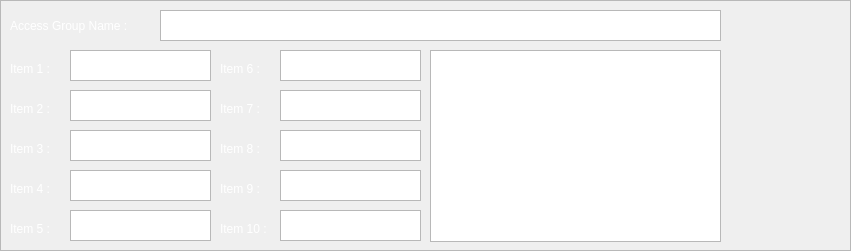
  <widget class="QFrame" name="frame">
   <property name="geometry">
    <rect>
     <x>160</x>
     <y>50</y>
     <width>851</width>
     <height>251</height>
    </rect>
   </property>
   <property name="frameShape">
    <enum>QFrame::StyledPanel</enum>
   </property>
   <property name="frameShadow">
    <enum>QFrame::Raised</enum>
   </property>
   <widget class="QLabel" name="label_3">
    <property name="geometry">
     <rect>
      <x>10</x>
      <y>10</y>
      <width>171</width>
      <height>31</height>
     </rect>
    </property>
    <property name="palette">
     <palette>
      <active>
       <colorrole role="WindowText">
        <brush brushstyle="SolidPattern">
         <color alpha="255">
          <red>255</red>
          <green>255</green>
          <blue>255</blue>
         </color>
        </brush>
       </colorrole>
       <colorrole role="Text">
        <brush brushstyle="SolidPattern">
         <color alpha="255">
          <red>255</red>
          <green>255</green>
          <blue>255</blue>
         </color>
        </brush>
       </colorrole>
       <colorrole role="ButtonText">
        <brush brushstyle="SolidPattern">
         <color alpha="255">
          <red>255</red>
          <green>255</green>
          <blue>255</blue>
         </color>
        </brush>
       </colorrole>
      </active>
      <inactive>
       <colorrole role="WindowText">
        <brush brushstyle="SolidPattern">
         <color alpha="255">
          <red>255</red>
          <green>255</green>
          <blue>255</blue>
         </color>
        </brush>
       </colorrole>
       <colorrole role="Text">
        <brush brushstyle="SolidPattern">
         <color alpha="255">
          <red>255</red>
          <green>255</green>
          <blue>255</blue>
         </color>
        </brush>
       </colorrole>
       <colorrole role="ButtonText">
        <brush brushstyle="SolidPattern">
         <color alpha="255">
          <red>255</red>
          <green>255</green>
          <blue>255</blue>
         </color>
        </brush>
       </colorrole>
      </inactive>
      <disabled>
       <colorrole role="WindowText">
        <brush brushstyle="SolidPattern">
         <color alpha="255">
          <red>190</red>
          <green>190</green>
          <blue>190</blue>
         </color>
        </brush>
       </colorrole>
       <colorrole role="Text">
        <brush brushstyle="SolidPattern">
         <color alpha="255">
          <red>190</red>
          <green>190</green>
          <blue>190</blue>
         </color>
        </brush>
       </colorrole>
       <colorrole role="ButtonText">
        <brush brushstyle="SolidPattern">
         <color alpha="255">
          <red>190</red>
          <green>190</green>
          <blue>190</blue>
         </color>
        </brush>
       </colorrole>
      </disabled>
     </palette>
    </property>
    <property name="text">
     <string>Access Group Name : </string>
    </property>
   </widget>
   <widget class="QPlainTextEdit" name="plainTextEdit">
    <property name="geometry">
     <rect>
      <x>160</x>
      <y>10</y>
      <width>561</width>
      <height>31</height>
     </rect>
    </property>
   </widget>
   <widget class="QLabel" name="label_4">
    <property name="geometry">
     <rect>
      <x>10</x>
      <y>60</y>
      <width>67</width>
      <height>17</height>
     </rect>
    </property>
    <property name="palette">
     <palette>
      <active>
       <colorrole role="WindowText">
        <brush brushstyle="SolidPattern">
         <color alpha="255">
          <red>255</red>
          <green>255</green>
          <blue>255</blue>
         </color>
        </brush>
       </colorrole>
       <colorrole role="Text">
        <brush brushstyle="SolidPattern">
         <color alpha="255">
          <red>255</red>
          <green>255</green>
          <blue>255</blue>
         </color>
        </brush>
       </colorrole>
       <colorrole role="ButtonText">
        <brush brushstyle="SolidPattern">
         <color alpha="255">
          <red>255</red>
          <green>255</green>
          <blue>255</blue>
         </color>
        </brush>
       </colorrole>
      </active>
      <inactive>
       <colorrole role="WindowText">
        <brush brushstyle="SolidPattern">
         <color alpha="255">
          <red>255</red>
          <green>255</green>
          <blue>255</blue>
         </color>
        </brush>
       </colorrole>
       <colorrole role="Text">
        <brush brushstyle="SolidPattern">
         <color alpha="255">
          <red>255</red>
          <green>255</green>
          <blue>255</blue>
         </color>
        </brush>
       </colorrole>
       <colorrole role="ButtonText">
        <brush brushstyle="SolidPattern">
         <color alpha="255">
          <red>255</red>
          <green>255</green>
          <blue>255</blue>
         </color>
        </brush>
       </colorrole>
      </inactive>
      <disabled>
       <colorrole role="WindowText">
        <brush brushstyle="SolidPattern">
         <color alpha="255">
          <red>190</red>
          <green>190</green>
          <blue>190</blue>
         </color>
        </brush>
       </colorrole>
       <colorrole role="Text">
        <brush brushstyle="SolidPattern">
         <color alpha="255">
          <red>190</red>
          <green>190</green>
          <blue>190</blue>
         </color>
        </brush>
       </colorrole>
       <colorrole role="ButtonText">
        <brush brushstyle="SolidPattern">
         <color alpha="255">
          <red>190</red>
          <green>190</green>
          <blue>190</blue>
         </color>
        </brush>
       </colorrole>
      </disabled>
     </palette>
    </property>
    <property name="text">
     <string>Item 1 : </string>
    </property>
   </widget>
   <widget class="QPlainTextEdit" name="plainTextEdit_2">
    <property name="geometry">
     <rect>
      <x>70</x>
      <y>50</y>
      <width>141</width>
      <height>31</height>
     </rect>
    </property>
   </widget>
   <widget class="QLabel" name="label_5">
    <property name="geometry">
     <rect>
      <x>10</x>
      <y>100</y>
      <width>67</width>
      <height>17</height>
     </rect>
    </property>
    <property name="palette">
     <palette>
      <active>
       <colorrole role="WindowText">
        <brush brushstyle="SolidPattern">
         <color alpha="255">
          <red>255</red>
          <green>255</green>
          <blue>255</blue>
         </color>
        </brush>
       </colorrole>
      </active>
      <inactive>
       <colorrole role="WindowText">
        <brush brushstyle="SolidPattern">
         <color alpha="255">
          <red>255</red>
          <green>255</green>
          <blue>255</blue>
         </color>
        </brush>
       </colorrole>
      </inactive>
      <disabled>
       <colorrole role="WindowText">
        <brush brushstyle="SolidPattern">
         <color alpha="255">
          <red>190</red>
          <green>190</green>
          <blue>190</blue>
         </color>
        </brush>
       </colorrole>
      </disabled>
     </palette>
    </property>
    <property name="text">
     <string>Item 2 : </string>
    </property>
   </widget>
   <widget class="QPlainTextEdit" name="plainTextEdit_3">
    <property name="geometry">
     <rect>
      <x>70</x>
      <y>90</y>
      <width>141</width>
      <height>31</height>
     </rect>
    </property>
   </widget>
   <widget class="QPlainTextEdit" name="plainTextEdit_4">
    <property name="geometry">
     <rect>
      <x>70</x>
      <y>130</y>
      <width>141</width>
      <height>31</height>
     </rect>
    </property>
   </widget>
   <widget class="QPlainTextEdit" name="plainTextEdit_5">
    <property name="geometry">
     <rect>
      <x>70</x>
      <y>170</y>
      <width>141</width>
      <height>31</height>
     </rect>
    </property>
   </widget>
   <widget class="QPlainTextEdit" name="plainTextEdit_6">
    <property name="geometry">
     <rect>
      <x>70</x>
      <y>210</y>
      <width>141</width>
      <height>31</height>
     </rect>
    </property>
   </widget>
   <widget class="QLabel" name="label_6">
    <property name="geometry">
     <rect>
      <x>10</x>
      <y>140</y>
      <width>67</width>
      <height>17</height>
     </rect>
    </property>
    <property name="palette">
     <palette>
      <active>
       <colorrole role="WindowText">
        <brush brushstyle="SolidPattern">
         <color alpha="255">
          <red>255</red>
          <green>255</green>
          <blue>255</blue>
         </color>
        </brush>
       </colorrole>
      </active>
      <inactive>
       <colorrole role="WindowText">
        <brush brushstyle="SolidPattern">
         <color alpha="255">
          <red>255</red>
          <green>255</green>
          <blue>255</blue>
         </color>
        </brush>
       </colorrole>
      </inactive>
      <disabled>
       <colorrole role="WindowText">
        <brush brushstyle="SolidPattern">
         <color alpha="255">
          <red>190</red>
          <green>190</green>
          <blue>190</blue>
         </color>
        </brush>
       </colorrole>
      </disabled>
     </palette>
    </property>
    <property name="text">
     <string>Item 3 :</string>
    </property>
   </widget>
   <widget class="QLabel" name="label_7">
    <property name="geometry">
     <rect>
      <x>10</x>
      <y>180</y>
      <width>67</width>
      <height>17</height>
     </rect>
    </property>
    <property name="palette">
     <palette>
      <active>
       <colorrole role="WindowText">
        <brush brushstyle="SolidPattern">
         <color alpha="255">
          <red>255</red>
          <green>255</green>
          <blue>255</blue>
         </color>
        </brush>
       </colorrole>
      </active>
      <inactive>
       <colorrole role="WindowText">
        <brush brushstyle="SolidPattern">
         <color alpha="255">
          <red>255</red>
          <green>255</green>
          <blue>255</blue>
         </color>
        </brush>
       </colorrole>
      </inactive>
      <disabled>
       <colorrole role="WindowText">
        <brush brushstyle="SolidPattern">
         <color alpha="255">
          <red>190</red>
          <green>190</green>
          <blue>190</blue>
         </color>
        </brush>
       </colorrole>
      </disabled>
     </palette>
    </property>
    <property name="text">
     <string>Item 4 : </string>
    </property>
   </widget>
   <widget class="QLabel" name="label_8">
    <property name="geometry">
     <rect>
      <x>10</x>
      <y>220</y>
      <width>67</width>
      <height>17</height>
     </rect>
    </property>
    <property name="palette">
     <palette>
      <active>
       <colorrole role="WindowText">
        <brush brushstyle="SolidPattern">
         <color alpha="255">
          <red>255</red>
          <green>255</green>
          <blue>255</blue>
         </color>
        </brush>
       </colorrole>
      </active>
      <inactive>
       <colorrole role="WindowText">
        <brush brushstyle="SolidPattern">
         <color alpha="255">
          <red>255</red>
          <green>255</green>
          <blue>255</blue>
         </color>
        </brush>
       </colorrole>
      </inactive>
      <disabled>
       <colorrole role="WindowText">
        <brush brushstyle="SolidPattern">
         <color alpha="255">
          <red>190</red>
          <green>190</green>
          <blue>190</blue>
         </color>
        </brush>
       </colorrole>
      </disabled>
     </palette>
    </property>
    <property name="text">
     <string>Item 5 : </string>
    </property>
   </widget>
   <widget class="QLabel" name="label_9">
    <property name="geometry">
     <rect>
      <x>220</x>
      <y>60</y>
      <width>67</width>
      <height>17</height>
     </rect>
    </property>
    <property name="palette">
     <palette>
      <active>
       <colorrole role="WindowText">
        <brush brushstyle="SolidPattern">
         <color alpha="255">
          <red>255</red>
          <green>255</green>
          <blue>255</blue>
         </color>
        </brush>
       </colorrole>
      </active>
      <inactive>
       <colorrole role="WindowText">
        <brush brushstyle="SolidPattern">
         <color alpha="255">
          <red>255</red>
          <green>255</green>
          <blue>255</blue>
         </color>
        </brush>
       </colorrole>
      </inactive>
      <disabled>
       <colorrole role="WindowText">
        <brush brushstyle="SolidPattern">
         <color alpha="255">
          <red>190</red>
          <green>190</green>
          <blue>190</blue>
         </color>
        </brush>
       </colorrole>
      </disabled>
     </palette>
    </property>
    <property name="frameShape">
     <enum>QFrame::NoFrame</enum>
    </property>
    <property name="text">
     <string>Item 6 : </string>
    </property>
   </widget>
   <widget class="QPlainTextEdit" name="plainTextEdit_7">
    <property name="geometry">
     <rect>
      <x>280</x>
      <y>50</y>
      <width>141</width>
      <height>31</height>
     </rect>
    </property>
   </widget>
   <widget class="QLabel" name="label_10">
    <property name="geometry">
     <rect>
      <x>220</x>
      <y>100</y>
      <width>67</width>
      <height>17</height>
     </rect>
    </property>
    <property name="palette">
     <palette>
      <active>
       <colorrole role="WindowText">
        <brush brushstyle="SolidPattern">
         <color alpha="255">
          <red>255</red>
          <green>255</green>
          <blue>255</blue>
         </color>
        </brush>
       </colorrole>
      </active>
      <inactive>
       <colorrole role="WindowText">
        <brush brushstyle="SolidPattern">
         <color alpha="255">
          <red>255</red>
          <green>255</green>
          <blue>255</blue>
         </color>
        </brush>
       </colorrole>
      </inactive>
      <disabled>
       <colorrole role="WindowText">
        <brush brushstyle="SolidPattern">
         <color alpha="255">
          <red>190</red>
          <green>190</green>
          <blue>190</blue>
         </color>
        </brush>
       </colorrole>
      </disabled>
     </palette>
    </property>
    <property name="text">
     <string>Item 7 : </string>
    </property>
   </widget>
   <widget class="QPlainTextEdit" name="plainTextEdit_8">
    <property name="geometry">
     <rect>
      <x>280</x>
      <y>90</y>
      <width>141</width>
      <height>31</height>
     </rect>
    </property>
   </widget>
   <widget class="QLabel" name="label_11">
    <property name="geometry">
     <rect>
      <x>220</x>
      <y>140</y>
      <width>67</width>
      <height>17</height>
     </rect>
    </property>
    <property name="palette">
     <palette>
      <active>
       <colorrole role="WindowText">
        <brush brushstyle="SolidPattern">
         <color alpha="255">
          <red>255</red>
          <green>255</green>
          <blue>255</blue>
         </color>
        </brush>
       </colorrole>
      </active>
      <inactive>
       <colorrole role="WindowText">
        <brush brushstyle="SolidPattern">
         <color alpha="255">
          <red>255</red>
          <green>255</green>
          <blue>255</blue>
         </color>
        </brush>
       </colorrole>
      </inactive>
      <disabled>
       <colorrole role="WindowText">
        <brush brushstyle="SolidPattern">
         <color alpha="255">
          <red>190</red>
          <green>190</green>
          <blue>190</blue>
         </color>
        </brush>
       </colorrole>
      </disabled>
     </palette>
    </property>
    <property name="text">
     <string>Item 8 : </string>
    </property>
   </widget>
   <widget class="QPlainTextEdit" name="plainTextEdit_9">
    <property name="geometry">
     <rect>
      <x>280</x>
      <y>130</y>
      <width>141</width>
      <height>31</height>
     </rect>
    </property>
   </widget>
   <widget class="QLabel" name="label_12">
    <property name="geometry">
     <rect>
      <x>220</x>
      <y>180</y>
      <width>61</width>
      <height>17</height>
     </rect>
    </property>
    <property name="palette">
     <palette>
      <active>
       <colorrole role="WindowText">
        <brush brushstyle="SolidPattern">
         <color alpha="255">
          <red>255</red>
          <green>255</green>
          <blue>255</blue>
         </color>
        </brush>
       </colorrole>
      </active>
      <inactive>
       <colorrole role="WindowText">
        <brush brushstyle="SolidPattern">
         <color alpha="255">
          <red>255</red>
          <green>255</green>
          <blue>255</blue>
         </color>
        </brush>
       </colorrole>
      </inactive>
      <disabled>
       <colorrole role="WindowText">
        <brush brushstyle="SolidPattern">
         <color alpha="255">
          <red>190</red>
          <green>190</green>
          <blue>190</blue>
         </color>
        </brush>
       </colorrole>
      </disabled>
     </palette>
    </property>
    <property name="text">
     <string>Item 9 : </string>
    </property>
   </widget>
   <widget class="QPlainTextEdit" name="plainTextEdit_10">
    <property name="geometry">
     <rect>
      <x>280</x>
      <y>170</y>
      <width>141</width>
      <height>31</height>
     </rect>
    </property>
   </widget>
   <widget class="QLabel" name="label_13">
    <property name="geometry">
     <rect>
      <x>220</x>
      <y>220</y>
      <width>67</width>
      <height>17</height>
     </rect>
    </property>
    <property name="palette">
     <palette>
      <active>
       <colorrole role="WindowText">
        <brush brushstyle="SolidPattern">
         <color alpha="255">
          <red>255</red>
          <green>255</green>
          <blue>255</blue>
         </color>
        </brush>
       </colorrole>
      </active>
      <inactive>
       <colorrole role="WindowText">
        <brush brushstyle="SolidPattern">
         <color alpha="255">
          <red>255</red>
          <green>255</green>
          <blue>255</blue>
         </color>
        </brush>
       </colorrole>
      </inactive>
      <disabled>
       <colorrole role="WindowText">
        <brush brushstyle="SolidPattern">
         <color alpha="255">
          <red>190</red>
          <green>190</green>
          <blue>190</blue>
         </color>
        </brush>
       </colorrole>
      </disabled>
     </palette>
    </property>
    <property name="text">
     <string>Item 10 : </string>
    </property>
   </widget>
   <widget class="QPlainTextEdit" name="plainTextEdit_11">
    <property name="geometry">
     <rect>
      <x>280</x>
      <y>210</y>
      <width>141</width>
      <height>31</height>
     </rect>
    </property>
   </widget>
   <widget class="QListView" name="listView">
    <property name="geometry">
     <rect>
      <x>430</x>
      <y>50</y>
      <width>291</width>
      <height>192</height>
     </rect>
    </property>
   </widget>
   <widget class="QPushButton" name="pushButton_50">
    <property name="geometry">
     <rect>
      <x>730</x>
      <y>10</y>
      <width>111</width>
      <height>91</height>
     </rect>
    </property>
    <property name="focusPolicy">
     <enum>Qt::NoFocus</enum>
    </property>
    <property name="text">
     <string/>
    </property>
    <property name="icon">
     <iconset>
      <normaloff>../build-aces-Desktop-Debug/icons/forward_button_gray.png</normaloff>../build-aces-Desktop-Debug/icons/forward_button_gray.png</iconset>
    </property>
    <property name="iconSize">
     <size>
      <width>80</width>
      <height>80</height>
     </size>
    </property>
    <property name="flat">
     <bool>true</bool>
    </property>
   </widget>
   <widget class="QPushButton" name="pushButton_51">
    <property name="geometry">
     <rect>
      <x>730</x>
      <y>150</y>
      <width>111</width>
      <height>91</height>
     </rect>
    </property>
    <property name="focusPolicy">
     <enum>Qt::StrongFocus</enum>
    </property>
    <property name="text">
     <string/>
    </property>
    <property name="icon">
     <iconset>
      <normaloff>../build-aces-Desktop-Debug/icons/back_button_gray.png</normaloff>../build-aces-Desktop-Debug/icons/back_button_gray.png</iconset>
    </property>
    <property name="iconSize">
     <size>
      <width>80</width>
      <height>80</height>
     </size>
    </property>
    <property name="flat">
     <bool>true</bool>
    </property>
   </widget>
  </widget>
